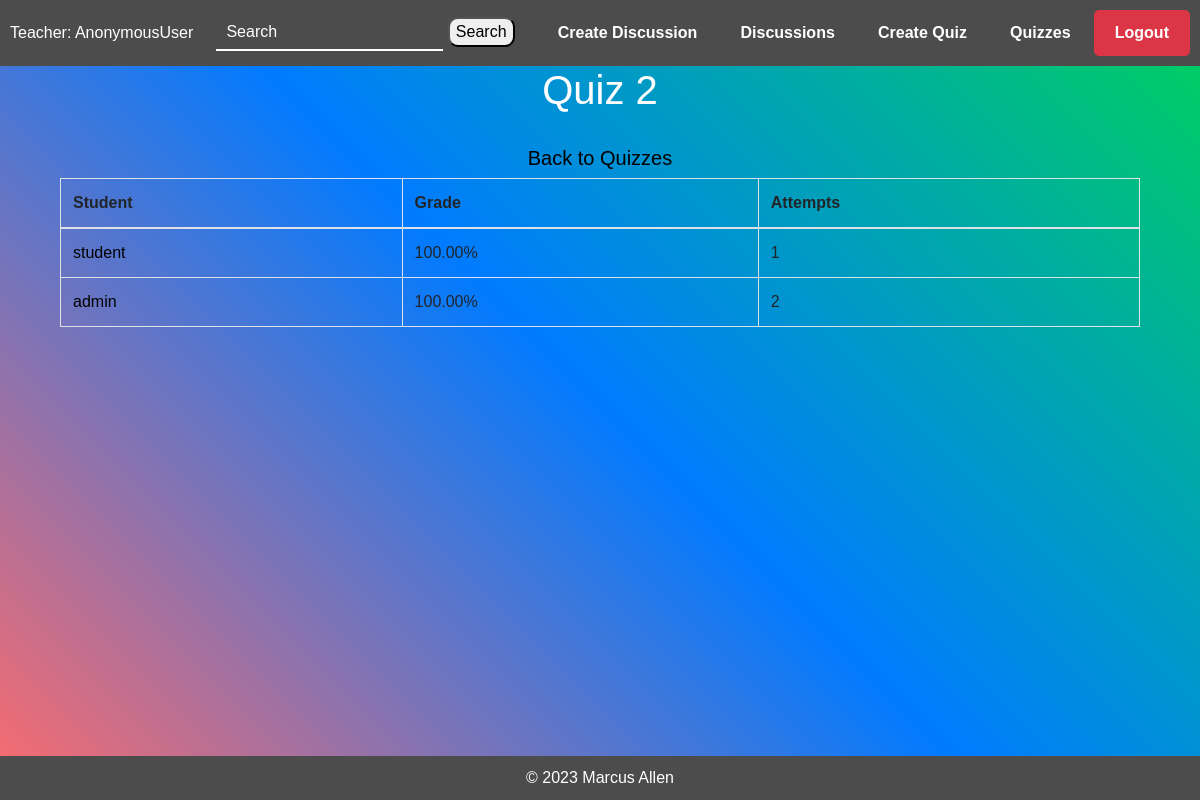
The app's page /teachers/quiz/5/chart/ with its own data.
### teachers/models.py (models this page shows, shortened)
class Quiz(models.Model):
    title = models.CharField(max_length=255)
    author = models.ForeignKey(User, on_delete=models.CASCADE)
    subject = models.CharField(max_length=255, default="Math")

class Grade(models.Model):
    student = models.ForeignKey(User, on_delete=models.CASCADE)
    quiz = models.ForeignKey(Quiz, on_delete=models.CASCADE)  # Change to ForeignKey
    grade = models.DecimalField(max_digits=5, decimal_places=2, default=0.00)
    submission_attempts = models.PositiveIntegerField(default=0)

### teachers/views.py (the view)
# urls.py: path('quiz/<int:quiz_id>/chart/', views.view_quiz_chart, name='view_quiz_chart'),
def view_quiz_chart(request, quiz_id):
    quiz = get_object_or_404(Quiz, pk=quiz_id)
    grades = Grade.objects.filter(quiz=quiz)
    student_names = [grade.student.username for grade in grades]
    student_grades = [grade.grade for grade in grades]
    context = {
        'quiz': quiz,
        'labels': student_names,
        'data': student_grades,
    }
    return render(request, "teachers/view_quiz_chart.html", context)

### teachers/templates/teachers/view_quiz_chart.html
{% extends "teachers/index.html" %}
{% block content %}
  <div class="container">
    <h1 style="color: white;">{{ quiz.title }}</h1><br>
    <h5><a style="color: black;" href="{% url 'teachers:created_quizzes' %}">Back to Quizzes</a></h5>
    <table class="table table-bordered">
      <thead>
        <tr>
          <th>Student</th>
          <th>Grade</th>
          <th>Attempts</th>
        </tr>
      </thead>
      <tbody>
        {% for i in quiz.grade_set.all %}
          <tr>
            <td><a style="color: black" href="{% url 'teachers:questions' quiz.id i.student.username %}">{{ i.student.username }}</a></td>
            <td>{{ i.grade }}%</td>
            <td>{{ i.submission_attempts }}</td>
          </tr>
        {% empty %}
          <tr>
            <td colspan="2">No results available for this quiz.</td>
          </tr>
        {% endfor %}
      </tbody>
    </table>
  </div>
</div>
{% endblock %}

### teachers/templates/teachers/index.html (style rules this page uses)
body { background: linear-gradient(45deg, #ff6b6b, #007BFF, #00d25b); color: #fff; margin: 0; padding: 0; font-family: Arial, sans-serif; display: flex; flex-direction: column; min-height: 100vh; }
.container { flex-grow: 1; display: flex; flex-direction: column; align-items: center; }
.container { display: flex; flex-direction: column; align-items: center; }

### records on screen
Quiz: title "Quiz 2"
Grade: student.username "student", grade "100.00", submission_attempts "1"
Grade: student.username "admin", grade "100.00", submission_attempts "2"

### other values on screen
{{ request.user }} "AnonymousUser"
